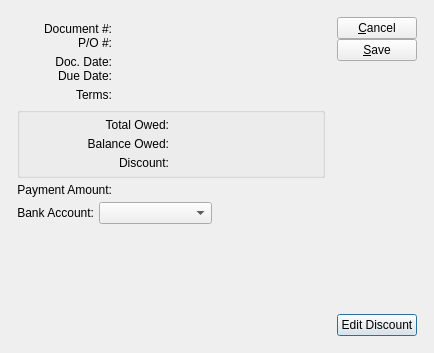
<ui version="4.0" >
 <author></author>
 <comment>This file is part of the xTuple ERP: PostBooks Edition, a free and
open source Enterprise Resource Planning software suite,
Copyright (c) 1999-2010 by OpenMFG LLC, d/b/a xTuple.
It is licensed to you under the Common Public Attribution License
version 1.0, the full text of which (including xTuple-specific Exhibits)
is available at www.xtuple.com/CPAL.  By using this software, you agree
to be bound by its terms.</comment>
 <class>selectPayment</class>
 <widget class="QDialog" name="selectPayment" >
  <property name="geometry" >
   <rect>
    <x>0</x>
    <y>0</y>
    <width>434</width>
    <height>353</height>
   </rect>
  </property>
  <property name="windowTitle" >
   <string>Select Payment</string>
  </property>
  <layout class="QGridLayout" name="gridLayout_2" >
   <item row="0" column="0" >
    <layout class="QGridLayout" name="gridLayout" >
     <property name="margin" >
      <number>12</number>
     </property>
     <property name="spacing" >
      <number>12</number>
     </property>
     <item row="0" column="0" >
      <layout class="QVBoxLayout" >
       <property name="spacing" >
        <number>0</number>
       </property>
       <property name="margin" >
        <number>0</number>
       </property>
       <item>
        <layout class="QGridLayout" >
         <property name="margin" >
          <number>0</number>
         </property>
         <property name="spacing" >
          <number>5</number>
         </property>
         <item row="1" column="0" >
          <layout class="QVBoxLayout" >
           <property name="spacing" >
            <number>0</number>
           </property>
           <property name="margin" >
            <number>0</number>
           </property>
           <item>
            <widget class="QLabel" name="_docNumberLit" >
             <property name="text" >
              <string>Document #:</string>
             </property>
             <property name="alignment" >
              <set>Qt::AlignRight|Qt::AlignTrailing|Qt::AlignVCenter</set>
             </property>
            </widget>
           </item>
           <item>
            <widget class="QLabel" name="_poNumLit" >
             <property name="text" >
              <string>P/O #:</string>
             </property>
             <property name="alignment" >
              <set>Qt::AlignRight|Qt::AlignTrailing|Qt::AlignVCenter</set>
             </property>
            </widget>
           </item>
          </layout>
         </item>
         <item row="3" column="1" >
          <widget class="QLabel" name="_terms" >
           <property name="text" >
            <string/>
           </property>
          </widget>
         </item>
         <item row="5" column="0" >
          <widget class="QLabel" name="_selectedLit" >
           <property name="text" >
            <string>Payment Amount:</string>
           </property>
           <property name="alignment" >
            <set>Qt::AlignRight|Qt::AlignTrailing|Qt::AlignVCenter</set>
           </property>
           <property name="buddy" >
            <cstring>_selected</cstring>
           </property>
          </widget>
         </item>
         <item row="2" column="1" >
          <layout class="QHBoxLayout" >
           <property name="spacing" >
            <number>0</number>
           </property>
           <property name="margin" >
            <number>0</number>
           </property>
           <item>
            <layout class="QVBoxLayout" >
             <property name="spacing" >
              <number>0</number>
             </property>
             <property name="margin" >
              <number>0</number>
             </property>
             <item>
              <widget class="DLineEdit" name="_docDate" >
               <property name="enabled" >
                <bool>false</bool>
               </property>
              </widget>
             </item>
             <item>
              <widget class="DLineEdit" name="_dueDate" >
               <property name="enabled" >
                <bool>false</bool>
               </property>
              </widget>
             </item>
            </layout>
           </item>
           <item>
            <spacer>
             <property name="orientation" >
              <enum>Qt::Horizontal</enum>
             </property>
             <property name="sizeType" >
              <enum>QSizePolicy::Expanding</enum>
             </property>
             <property name="sizeHint" stdset="0" >
              <size>
               <width>0</width>
               <height>16</height>
              </size>
             </property>
            </spacer>
           </item>
          </layout>
         </item>
         <item row="1" column="1" >
          <layout class="QVBoxLayout" >
           <property name="spacing" >
            <number>0</number>
           </property>
           <property name="margin" >
            <number>0</number>
           </property>
           <item>
            <widget class="QLabel" name="_docNumber" >
             <property name="minimumSize" >
              <size>
               <width>100</width>
               <height>0</height>
              </size>
             </property>
             <property name="text" >
              <string/>
             </property>
            </widget>
           </item>
           <item>
            <widget class="QLabel" name="_poNum" >
             <property name="minimumSize" >
              <size>
               <width>100</width>
               <height>0</height>
              </size>
             </property>
             <property name="text" >
              <string/>
             </property>
            </widget>
           </item>
          </layout>
         </item>
         <item row="4" column="0" colspan="2" >
          <widget class="QGroupBox" name="_priceGroup" >
           <layout class="QGridLayout" >
            <property name="margin" >
             <number>5</number>
            </property>
            <property name="spacing" >
             <number>5</number>
            </property>
            <item row="0" column="1" >
             <widget class="CurrDisplay" name="_total" />
            </item>
            <item row="2" column="1" >
             <widget class="CurrDisplay" name="_discountAmount" />
            </item>
            <item row="0" column="0" >
             <widget class="QLabel" name="_totalLit" >
              <property name="text" >
               <string>Total Owed:</string>
              </property>
              <property name="alignment" >
               <set>Qt::AlignRight|Qt::AlignTrailing|Qt::AlignVCenter</set>
              </property>
             </widget>
            </item>
            <item row="2" column="0" >
             <widget class="QLabel" name="_discountLit" >
              <property name="text" >
               <string>Discount:</string>
              </property>
              <property name="alignment" >
               <set>Qt::AlignRight|Qt::AlignTrailing|Qt::AlignVCenter</set>
              </property>
             </widget>
            </item>
            <item row="1" column="1" >
             <widget class="CurrDisplay" name="_amount" />
            </item>
            <item row="1" column="0" >
             <widget class="QLabel" name="_amountLit" >
              <property name="text" >
               <string>Balance Owed:</string>
              </property>
              <property name="alignment" >
               <set>Qt::AlignRight|Qt::AlignTrailing|Qt::AlignVCenter</set>
              </property>
             </widget>
            </item>
           </layout>
          </widget>
         </item>
         <item row="2" column="0" >
          <layout class="QVBoxLayout" >
           <property name="spacing" >
            <number>0</number>
           </property>
           <property name="margin" >
            <number>0</number>
           </property>
           <item>
            <widget class="QLabel" name="_docDateLit" >
             <property name="text" >
              <string>Doc. Date:</string>
             </property>
             <property name="alignment" >
              <set>Qt::AlignRight|Qt::AlignTrailing|Qt::AlignVCenter</set>
             </property>
             <property name="buddy" >
              <cstring>_docDate</cstring>
             </property>
            </widget>
           </item>
           <item>
            <widget class="QLabel" name="_dueDateLit" >
             <property name="text" >
              <string>Due Date:</string>
             </property>
             <property name="alignment" >
              <set>Qt::AlignRight|Qt::AlignTrailing|Qt::AlignVCenter</set>
             </property>
             <property name="buddy" >
              <cstring>_dueDate</cstring>
             </property>
            </widget>
           </item>
          </layout>
         </item>
         <item row="5" column="1" >
          <layout class="QHBoxLayout" >
           <property name="spacing" >
            <number>0</number>
           </property>
           <property name="margin" >
            <number>0</number>
           </property>
           <item>
            <widget class="CurrCluster" name="_selected" >
             <property name="currencyEditable" stdset="0" >
              <bool>false</bool>
             </property>
            </widget>
           </item>
           <item>
            <spacer>
             <property name="orientation" >
              <enum>Qt::Horizontal</enum>
             </property>
             <property name="sizeType" >
              <enum>QSizePolicy::Expanding</enum>
             </property>
             <property name="sizeHint" stdset="0" >
              <size>
               <width>0</width>
               <height>10</height>
              </size>
             </property>
            </spacer>
           </item>
          </layout>
         </item>
         <item row="0" column="0" colspan="2" >
          <widget class="VendorCluster" name="_vendor" />
         </item>
         <item row="3" column="0" >
          <widget class="QLabel" name="_termsLit" >
           <property name="text" >
            <string>Terms:</string>
           </property>
           <property name="alignment" >
            <set>Qt::AlignRight|Qt::AlignTrailing|Qt::AlignVCenter</set>
           </property>
          </widget>
         </item>
         <item row="6" column="0" colspan="2" >
          <layout class="QHBoxLayout" >
           <property name="spacing" >
            <number>5</number>
           </property>
           <property name="margin" >
            <number>0</number>
           </property>
           <item>
            <widget class="QLabel" name="_bankaccntLit" >
             <property name="text" >
              <string>Bank Account:</string>
             </property>
             <property name="alignment" >
              <set>Qt::AlignRight|Qt::AlignTrailing|Qt::AlignVCenter</set>
             </property>
             <property name="buddy" >
              <cstring>_bankaccnt</cstring>
             </property>
            </widget>
           </item>
           <item>
            <widget class="XComboBox" name="_bankaccnt" >
             <property name="sizePolicy" >
              <sizepolicy vsizetype="Fixed" hsizetype="Expanding" >
               <horstretch>0</horstretch>
               <verstretch>0</verstretch>
              </sizepolicy>
             </property>
            </widget>
           </item>
           <item>
            <spacer name="horizontalSpacer" >
             <property name="orientation" >
              <enum>Qt::Horizontal</enum>
             </property>
             <property name="sizeHint" stdset="0" >
              <size>
               <width>0</width>
               <height>20</height>
              </size>
             </property>
            </spacer>
           </item>
          </layout>
         </item>
        </layout>
       </item>
       <item>
        <spacer>
         <property name="orientation" >
          <enum>Qt::Vertical</enum>
         </property>
         <property name="sizeType" >
          <enum>QSizePolicy::Expanding</enum>
         </property>
         <property name="sizeHint" stdset="0" >
          <size>
           <width>20</width>
           <height>0</height>
          </size>
         </property>
        </spacer>
       </item>
      </layout>
     </item>
     <item row="0" column="1" >
      <layout class="QHBoxLayout" >
       <property name="spacing" >
        <number>0</number>
       </property>
       <property name="margin" >
        <number>0</number>
       </property>
       <item>
        <spacer>
         <property name="orientation" >
          <enum>Qt::Horizontal</enum>
         </property>
         <property name="sizeType" >
          <enum>QSizePolicy::Preferred</enum>
         </property>
         <property name="sizeHint" stdset="0" >
          <size>
           <width>0</width>
           <height>16</height>
          </size>
         </property>
        </spacer>
       </item>
       <item>
        <layout class="QVBoxLayout" >
         <property name="spacing" >
          <number>0</number>
         </property>
         <property name="margin" >
          <number>0</number>
         </property>
         <item>
          <layout class="QVBoxLayout" >
           <property name="spacing" >
            <number>0</number>
           </property>
           <item>
            <widget class="QPushButton" name="_close" >
             <property name="text" >
              <string>&amp;Cancel</string>
             </property>
            </widget>
           </item>
           <item>
            <widget class="QPushButton" name="_save" >
             <property name="text" >
              <string>&amp;Save</string>
             </property>
             <property name="autoDefault" >
              <bool>true</bool>
             </property>
             <property name="default" >
              <bool>true</bool>
             </property>
            </widget>
           </item>
          </layout>
         </item>
         <item>
          <spacer>
           <property name="orientation" >
            <enum>Qt::Vertical</enum>
           </property>
           <property name="sizeType" >
            <enum>QSizePolicy::Expanding</enum>
           </property>
           <property name="sizeHint" stdset="0" >
            <size>
             <width>16</width>
             <height>20</height>
            </size>
           </property>
          </spacer>
         </item>
         <item>
          <widget class="QPushButton" name="_discount" >
           <property name="text" >
            <string>Edit Discount</string>
           </property>
           <property name="autoDefault" >
            <bool>true</bool>
           </property>
           <property name="default" >
            <bool>true</bool>
           </property>
          </widget>
         </item>
        </layout>
       </item>
      </layout>
     </item>
    </layout>
   </item>
  </layout>
 </widget>
 <layoutdefault spacing="5" margin="5" />
 <pixmapfunction>qPixmapFromMimeSource</pixmapfunction>
 <customwidgets>
  <customwidget>
   <class>CurrCluster</class>
   <extends>CurrDisplay</extends>
   <header>currcluster.h</header>
  </customwidget>
  <customwidget>
   <class>CurrDisplay</class>
   <extends>QWidget</extends>
   <header>currcluster.h</header>
  </customwidget>
  <customwidget>
   <class>DLineEdit</class>
   <extends>QWidget</extends>
   <header>datecluster.h</header>
  </customwidget>
  <customwidget>
   <class>VendorCluster</class>
   <extends>QWidget</extends>
   <header>vendorcluster.h</header>
  </customwidget>
  <customwidget>
   <class>XComboBox</class>
   <extends>QComboBox</extends>
   <header>xcombobox.h</header>
  </customwidget>
 </customwidgets>
 <tabstops>
  <tabstop>_docDate</tabstop>
  <tabstop>_dueDate</tabstop>
  <tabstop>_selected</tabstop>
  <tabstop>_bankaccnt</tabstop>
  <tabstop>_save</tabstop>
  <tabstop>_close</tabstop>
  <tabstop>_discount</tabstop>
 </tabstops>
 <resources/>
 <connections>
  <connection>
   <sender>_close</sender>
   <signal>clicked()</signal>
   <receiver>selectPayment</receiver>
   <slot>reject()</slot>
   <hints>
    <hint type="sourcelabel" >
     <x>349</x>
     <y>32</y>
    </hint>
    <hint type="destinationlabel" >
     <x>20</x>
     <y>20</y>
    </hint>
   </hints>
  </connection>
  <connection>
   <sender>_selected</sender>
   <signal>idChanged(int)</signal>
   <receiver>_discountAmount</receiver>
   <slot>setId(int)</slot>
   <hints>
    <hint type="sourcelabel" >
     <x>122</x>
     <y>324</y>
    </hint>
    <hint type="destinationlabel" >
     <x>122</x>
     <y>281</y>
    </hint>
   </hints>
  </connection>
  <connection>
   <sender>_selected</sender>
   <signal>idChanged(int)</signal>
   <receiver>_total</receiver>
   <slot>setId(int)</slot>
   <hints>
    <hint type="sourcelabel" >
     <x>204</x>
     <y>328</y>
    </hint>
    <hint type="destinationlabel" >
     <x>204</x>
     <y>217</y>
    </hint>
   </hints>
  </connection>
  <connection>
   <sender>_selected</sender>
   <signal>effectiveChanged(QDate)</signal>
   <receiver>_discountAmount</receiver>
   <slot>setEffective(QDate)</slot>
   <hints>
    <hint type="sourcelabel" >
     <x>142</x>
     <y>325</y>
    </hint>
    <hint type="destinationlabel" >
     <x>142</x>
     <y>281</y>
    </hint>
   </hints>
  </connection>
  <connection>
   <sender>_selected</sender>
   <signal>effectiveChanged(QDate)</signal>
   <receiver>_total</receiver>
   <slot>setEffective(QDate)</slot>
   <hints>
    <hint type="sourcelabel" >
     <x>224</x>
     <y>321</y>
    </hint>
    <hint type="destinationlabel" >
     <x>224</x>
     <y>217</y>
    </hint>
   </hints>
  </connection>
  <connection>
   <sender>_selected</sender>
   <signal>idChanged(int)</signal>
   <receiver>_amount</receiver>
   <slot>setId(int)</slot>
   <hints>
    <hint type="sourcelabel" >
     <x>161</x>
     <y>321</y>
    </hint>
    <hint type="destinationlabel" >
     <x>163</x>
     <y>241</y>
    </hint>
   </hints>
  </connection>
  <connection>
   <sender>_selected</sender>
   <signal>effectiveChanged(QDate)</signal>
   <receiver>_amount</receiver>
   <slot>setEffective(QDate)</slot>
   <hints>
    <hint type="sourcelabel" >
     <x>180</x>
     <y>326</y>
    </hint>
    <hint type="destinationlabel" >
     <x>183</x>
     <y>243</y>
    </hint>
   </hints>
  </connection>
 </connections>
</ui>
